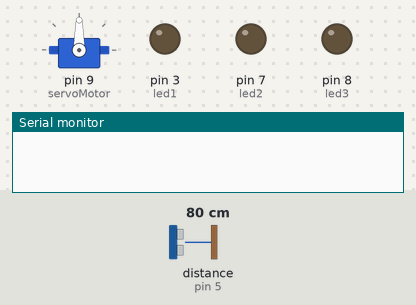
Recording of a sketch running on a simulated Arduino Uno, built with avr-gcc and run on an emulated ATmega328P. Parts: servo, output pins drawn as LEDs (lit = HIGH), the last lines printed to the serial monitor. Wiring (inferred from the names in the program): ultrasonic range finder: trigger pin 2; echo pin 5. Inputs (shaded band) come from the test bench; at power-on: distance to the obstacle (sensor on pin 5) 80 cm. The echo pulse lasts 58.3 µs per cm; pins used as bus, display or sensor lines are not drawn.

Above: at 1.2 s.
1.3 s: distance to the obstacle (sensor on pin 5) set to 56 cm
2.8 s: distance to the obstacle (sensor on pin 5) set to 50 cm
At 3.5 s:
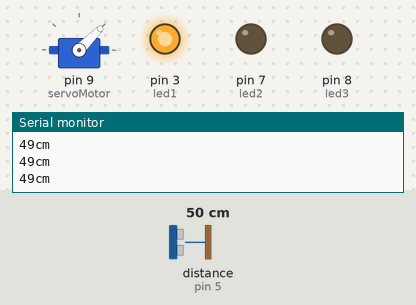
4.3 s: distance to the obstacle (sensor on pin 5) set to 43 cm
5.8 s: distance to the obstacle (sensor on pin 5) set to 35 cm
At 7.0 s:
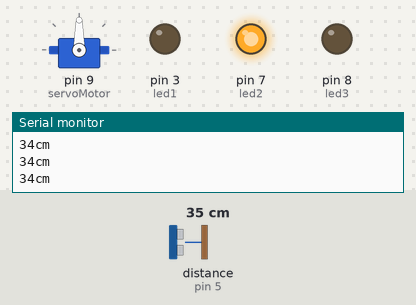
7.3 s: distance to the obstacle (sensor on pin 5) set to 26 cm
At 8.4 s:
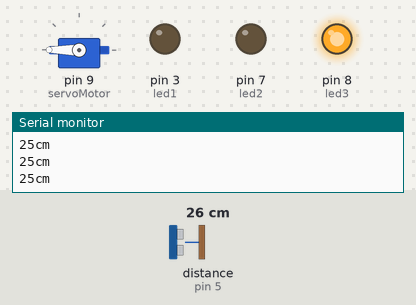
8.8 s: distance to the obstacle (sensor on pin 5) set to 2 cm
At 9.5 s:
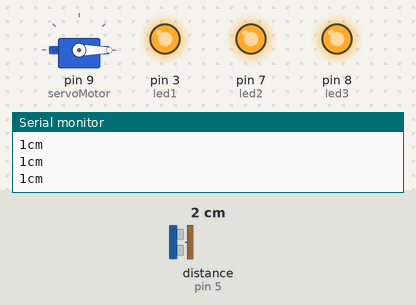
Timing chart, 0 to 11.3 s (numbered marks = the images above; inputs shaded):
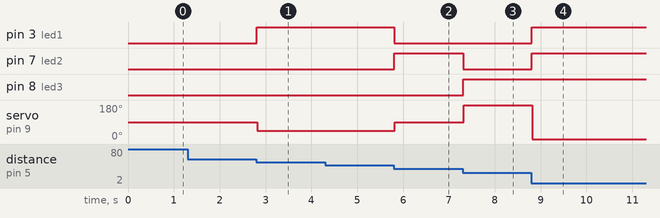

Measured:
- the behaviour switches between 51 and 50 cm on distance to the obstacle (sensor on pin 5) (found by bisection; images 0 and 1)
- the behaviour switches between 41 and 40 cm on distance to the obstacle (sensor on pin 5) (found by bisection; images 1 and 2)
- the behaviour switches between 31 and 30 cm on distance to the obstacle (sensor on pin 5) (found by bisection; images 2 and 3)
- after the input at 1.3 s, every drawn part: stays the same
- after the input at 2.8 s, pin 3 (led1): LOW → HIGH at once; servo on pin 9 (servoMotor): 90° → 45° at once
- after the input at 5.8 s, pin 3 (led1): HIGH → LOW at once; pin 7 (led2): LOW → HIGH at once; servo on pin 9 (servoMotor): 45° → 90° at once
- after the input at 7.3 s, pin 7 (led2): HIGH → LOW at once; pin 8 (led3): LOW → HIGH at once; servo on pin 9 (servoMotor): 90° → 180° at once
- after the input at 8.8 s, pin 3 (led1), pin 7 (led2): LOW → HIGH at once; servo on pin 9 (servoMotor): 180° → 0° at once

The sketch:

Sensor-HC-SR04-movimiento-servos.ino
```cpp
//Gatdev

int led1=3;
int led2=7;
int led3=8;
int echo=5;
int trigger=2;
#include <Servo.h>
Servo servoMotor;
unsigned tiempo, dist;
void setup() {

  pinMode(2, OUTPUT);
  pinMode(3, OUTPUT);
  pinMode(7, OUTPUT);
  pinMode(8, OUTPUT);
  pinMode(5, INPUT);
  servoMotor.attach(9);
  Serial.begin(9600);
}
void loop() {
  int LE=1;
  int LA=0;


    digitalWrite(trigger, LOW);
    delayMicroseconds(2);
    digitalWrite(trigger, HIGH);
    delayMicroseconds(10);
    digitalWrite(trigger, LOW);

    tiempo = pulseIn(echo, HIGH);
    dist = tiempo/58;
    if(dist>40&&dist<50)
    {
    digitalWrite(led1, HIGH);
    digitalWrite(led2, LOW);
    digitalWrite(led3, LOW);
    delay(10);
    servoMotor.write(45);
    Serial.print(dist);
    Serial.println("cm");
    }
    if(dist>30&&dist<40)
    {
    digitalWrite(led1, LOW);
    digitalWrite(led2, HIGH);
    digitalWrite(led3, LOW);
    delay(10);
    servoMotor.write(90);
    Serial.print(dist);
    Serial.println("cm");
    }
        if(dist>20&&dist<30)
    {
    digitalWrite(led1, LOW);
    digitalWrite(led2, LOW);
    digitalWrite(led3, HIGH);
    delay(10);
    servoMotor.write(180);
    Serial.print(dist);
    Serial.println("cm");
    }
         if(dist<20)

    {
    digitalWrite(led1, HIGH);
    digitalWrite(led2, HIGH);
    digitalWrite(led3, HIGH);
    delay(10);
    servoMotor.write(0);
    Serial.print(dist);
    Serial.println("cm");
    }
}
```
